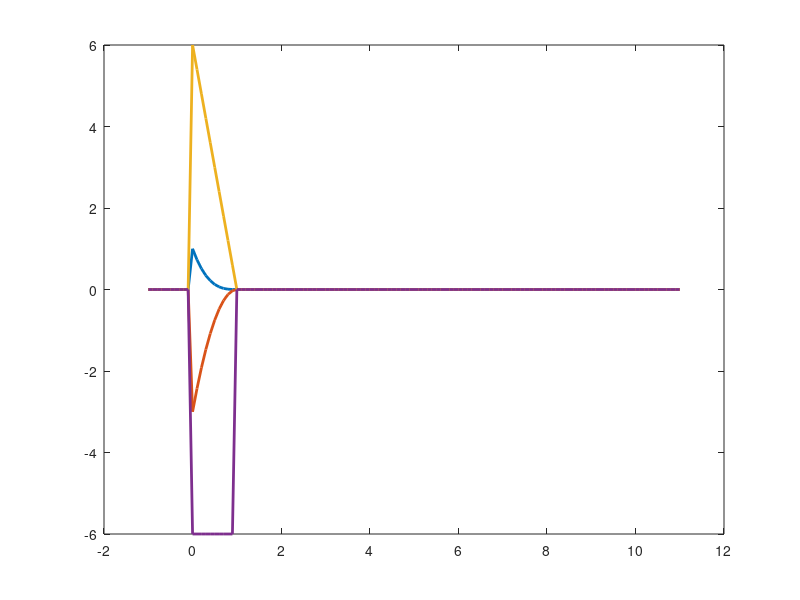

MATLAB code for this plot: (Note: this script raises an error after producing the figure.)
K = 4;
S = K-1;
t_knot = linspace(0,10,11)';
t_knot(3) = [];
t_knot(5) = [];

t = linspace(-1,11,121)';
% t = 10;

% if S == 3
%     addpath('./cubic_splines');
%     spline = @(t) cspline(t);
%     spline_t = @(t) cspline_t(t);
%     spline_tt = @(t) cspline_tt(t);
%     spline_ttt = @(t) cspline_ttt(t);
% elseif S == 5
%     addpath('./quintic_splines');
%     spline = @(t) qspline(t);
%     spline_t = @(t) qspline_t(t);
%     spline_tt = @(t) qspline_tt(t);
%     spline_ttt = @(t) qspline_ttt(t);
% else
%     disp('Whoops! I only know how to deal with splines of order 3 and 5.')
%     return;
% end

% Now we need to add knot points past the beginning and end.
%
% M is given as the number of splines on the interval [t(1), t(end)]. We
% need to add extra splines before an after this, depending on order of the
% spline.
% pre_knots = t_knot(1) + (t_knot(2)-t_knot(1))*(-floor(S/2):-1)';
% post_knots = t_knot(end) + (t_knot(end)-t_knot(end-1))*(1:floor(S/2))';
%t_knot = [pre_knots; t_knot; post_knots];
t_knot = [repmat(t_knot(1),S,1); t_knot; repmat(t_knot(end),S,1)];
dt_knot = diff(t_knot);
t_knot2 = t_knot + [dt_knot; dt_knot(end)];

% numer of knots
M = length(t_knot);

% This is true assuming the original t_knot was strictly monotonically
% increasing (no repeat knots) and we added repeat knots at the beginning
% and end of the sequences.
N_splines = M - 2*S + 2*floor(S/2);

% number of collocation points
N = length(t);

% Rows are the N collocation points
% Columns are the M splines
X = zeros(N,N_splines,K); % This will contain all splines and their derivatives
XB = zeros(N,N_splines,K); % This will contain all splines through order K
for t_i=1:N % loop through all N collocation points
    i = find( t_knot <= t(t_i) & t(t_i) < t_knot2, 1, 'last' );
    if isempty(i)
        if t(t_i) < t_knot(1)
            i = find( t_knot == t_knot(1), 1, 'last');
            continue; %This continue means we don't need to set b(1) = 0; or check indices on the delta_r line
        elseif t(t_i) == t_knot(end)
            i = find( t_knot < t(t_i), 1, 'last'); 
        else
            i = find( t_knot < t_knot(end), 1, 'last');
            continue; %b(1) = 0;
        end
    end
    
    delta_r = zeros(K,1);
    delta_l = zeros(K,1);
    
    XB(t_i,i,1) = 1;
    
    b = zeros(K,1); b(1) = 1;
    for j=1:(K-1) % loop through splines of increasing order
       delta_r(j) = t_knot(i+j) - t(t_i);
       delta_l(j) = t(t_i) - t_knot(i+1-j);
       
       saved = 0;
       for r=1:j % loop through the nonzero splines
           term = b(r)/(delta_r(r) + delta_l(j+1-r));
           b(r) = saved + delta_r(r)*term;
           saved = delta_l(j+1-r)*term;
       end
       b(j+1) = saved;
       
       indices = max(1,i-j):i;
       XB(t_i,indices,j+1) = b(1:length(indices));
    end
    
    indices = max(1,i-K+1):i;
    X(t_i,indices,1) = b(1:length(indices));
    
end

% diff_coeff = @(a,r,m) (K-m)*(a(r)-a(r-1))/(t_knot(r+K-m) - t_knot(r));
diff_coeff = @(a,r,m) (K-m)*(a(2)-a(1))/(t_knot(r+K-m) - t_knot(r));

for r=1:N_splines
    % alpha mimics equation X.16 in deBoor's PGS, but localized to avoid
    % the zero elements.
    alpha = zeros(S+2,S+2); % row is the coefficient, column is the derivative (1=0 derivatives)
    alpha(2,1) = 1;
    for m=1:S
        for i=1:(m+1)
            a = alpha(:,m);
            alpha(i+1,m+1) = diff_coeff(a(i:end),r+i-1,m);
            if isinf(alpha(i+1,m+1)) || isnan(alpha(i+1,m+1))
                alpha(i+1,m+1) = 0;
            end
            if r+i-1>N_splines
                B = zeros(N,1);
            else
                B = XB(:,r+i-1,K-m);
            end
            X(:,r,m+1) = X(:,r,m+1) + alpha(i+1,m+1)*B;
        end
    end
end

% for i=1:N_splines
%     alpha = zeros(m+1,m);
%     for m=1:S
%         delta_l = t_knot(i+K-m) - t_knot(i);
%         delta_r = t_knot(i+K-m+1) - t_knot(i+1);
%         if i+1>N_splines
%             Br = zeros(N,1);
%         else
%             Br = XB(:,i+1,K-m);
%         end
%         X(:,i,m+1) = (K-m)*(XB(:,i,K-m)/delta_l - Br/delta_r);
%     end
% end

k=1;
figure, plot(t,X(:,k,1),'LineWidth', 2), hold on
plot(t,X(:,k,2),'LineWidth', 2)
plot(t,X(:,k,3),'LineWidth', 2)
plot(t,X(:,k,4),'LineWidth', 2)
% plot(t,DB(:,k,K-3))

plot(t,vdiff(t(2)-t(1),X(:,k,1),1))
plot(t,vdiff(t(2)-t(1),vdiff(t(2)-t(1),X(:,k),1),1))
% ylim([min(X(:,k))*1.05 max(X(:,k))*1.05])
legend('X', 'X_t', 'X_{tt}', 'X_{ttt}', 'diff(X)', 'diff(diff(X))')
vlines(t_knot,'g--')

figure
plot(t,X(:,:,1))
ylim([min(min(X(:,:,1)))*1.05 max(max(X(:,:,1)))*1.05])
vlines(t_knot,'g--')
